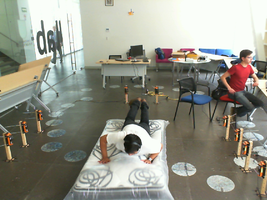
#> input picture fall_dataset/old/fall/2018-07-04T12_04_21.899139.png, 267 x 200 px, shrunk from 640 x 480 before the run; its folder holds only this picture in this run
$ python visualize_dataset.py
#> lines starting #> are read from the running program, lines starting #| are printed output that depends on the picture
from pathlib import Path
from PIL import Image
import matplotlib
matplotlib.use('Agg')
import matplotlib.pyplot as plt

ROOT = Path(__file__).resolve().parent
DATASET_DIR = ROOT / 'fall_dataset' / 'images'
OUTPUT_DIR = ROOT / 'dataset_visualization'
OUTPUT_DIR.mkdir(exist_ok=True)

classes = ['fall', 'not-fall']
counts = {}
images_by_class = {}

for cls in classes:
    cls_dir = DATASET_DIR / cls
    files = sorted(p for p in cls_dir.iterdir() if p.is_file())
    counts[cls] = len(files)
    images_by_class[cls] = files

print('Dataset summary:')
for cls in classes:
    print(f' - {cls}: {counts[cls]} images')
print(f' - total: {sum(counts.values())}')

# Percentage chart
labels = ['Fall', 'Not-fall']
values = [counts['fall'], counts['not-fall']]
total = sum(values)
percentages = [v / total * 100 for v in values]
colors = ['#d62728', '#1f77b4']

# Pie chart for percentages
fig, ax = plt.subplots(figsize=(8, 6))
wedges, texts, autotexts = ax.pie(
    percentages,
    labels=[f'{label} ({p:.1f}%)' for label, p in zip(labels, percentages)],
    autopct='%1.1f%%',
    startangle=90,
    colors=colors,
    wedgeprops={'edgecolor': 'white', 'linewidth': 1.2},
    textprops={'fontsize': 11}
)
ax.set_title('Tỷ lệ % dữ liệu theo lớp', fontsize=14, pad=20)
plt.tight_layout()
pie_path = OUTPUT_DIR / 'dataset_distribution_percent.png'
plt.savefig(pie_path, dpi=200)
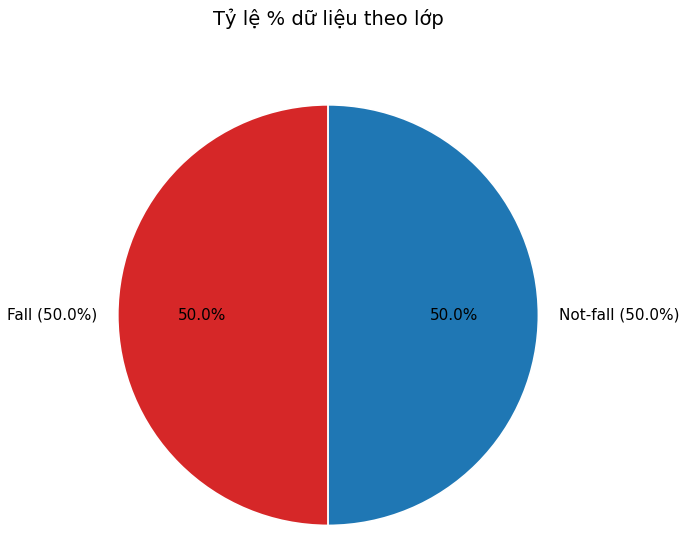
#> figure drawn by matplotlib, 1 panel
plt.close(fig)

# Bar chart with counts and percentages
fig, ax = plt.subplots(figsize=(7, 5))
ax.bar(labels, values, color=colors, edgecolor='black', width=0.6)
ax.set_ylabel('Số lượng ảnh')
ax.set_title('Phân bố tập dữ liệu Fall vs Not-fall')
for i, v in enumerate(values):
    ax.text(i, v + 8, f'{v}\n({percentages[i]:.1f}%)', ha='center', va='bottom', fontsize=10)
ax.set_ylim(0, max(values) * 1.25)
plt.tight_layout()
bar_path = OUTPUT_DIR / 'dataset_distribution.png'
plt.savefig(bar_path, dpi=200)
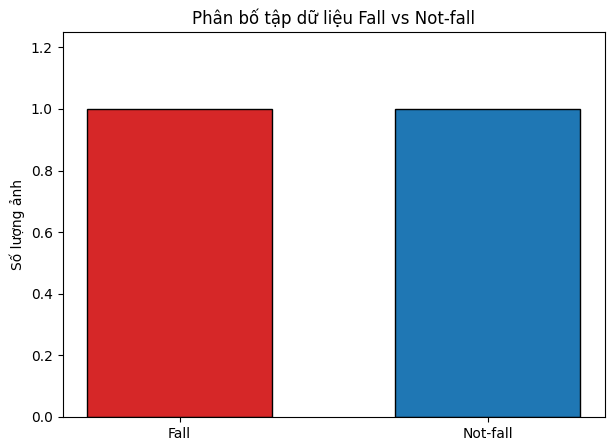
#> figure drawn by matplotlib, 1 panel
plt.close(fig)

# Sample preview
sample_files = []
for cls in classes:
    files = images_by_class[cls]
    sample_files.extend(files[:3])

fig, axes = plt.subplots(2, 3, figsize=(12, 7))
fig.suptitle('Mẫu ảnh đại diện của từng lớp', fontsize=14)
for ax, img_path in zip(axes.flat, sample_files):
    cls_name = 'fall' if 'fall' in str(img_path.parent) else 'not-fall'
    try:
        img = Image.open(img_path)
#> img is the input picture: PIL image 267x200 RGB; mean R, G, B 147.4, 147.4, 135.5
        ax.imshow(img)
        ax.set_title(f'{cls_name}\n{img_path.name[:24]}', fontsize=8)
    except Exception:
        ax.text(0.5, 0.5, 'Không đọc được ảnh', ha='center', va='center', transform=ax.transAxes)
        ax.set_title(cls_name, fontsize=8)
    ax.axis('off')

for j in range(len(sample_files), len(axes.flat)):
    axes.flat[j].axis('off')

plt.tight_layout(rect=[0, 0, 1, 0.96])
preview_path = OUTPUT_DIR / 'dataset_samples.png'
plt.savefig(preview_path, dpi=200)
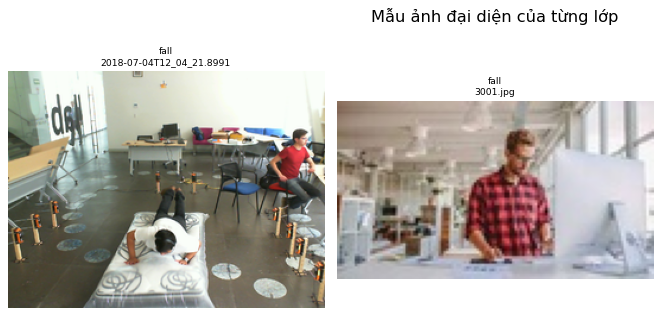
#> figure drawn by matplotlib, 2 panels
plt.close(fig)

print(f'\nSaved: {bar_path}')
print(f'Saved: {preview_path}')
